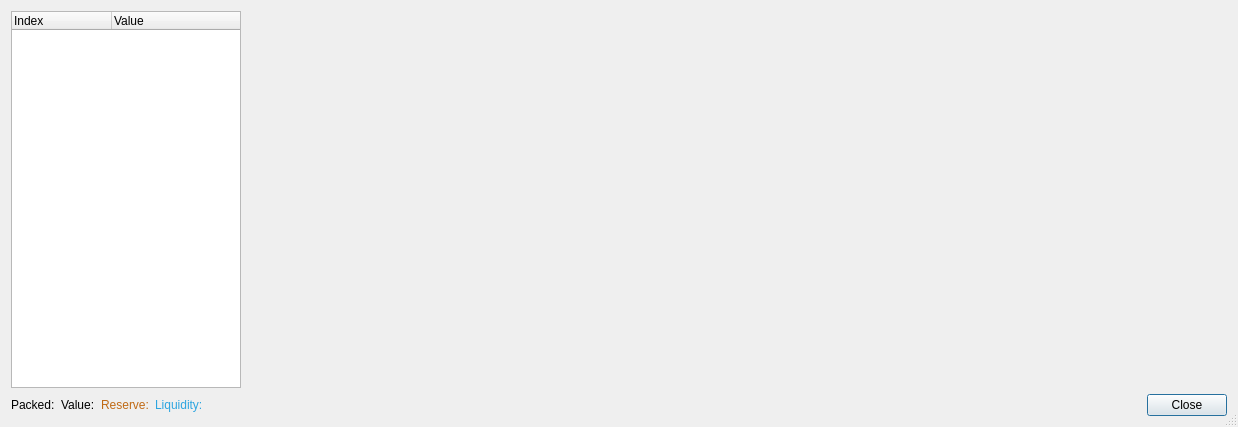
<?xml version="1.0" encoding="UTF-8"?>
<ui version="4.0">
 <class>FractionsDialog</class>
 <widget class="QDialog" name="FractionsDialog">
  <property name="geometry">
   <rect>
    <x>0</x>
    <y>0</y>
    <width>1238</width>
    <height>427</height>
   </rect>
  </property>
  <property name="windowTitle">
   <string>Fractions</string>
  </property>
  <property name="sizeGripEnabled">
   <bool>true</bool>
  </property>
  <property name="modal">
   <bool>false</bool>
  </property>
  <layout class="QGridLayout" name="gridLayout">
   <item row="1" column="1">
    <widget class="QLabel" name="valueLabel">
     <property name="text">
      <string>Value:</string>
     </property>
    </widget>
   </item>
   <item row="1" column="4">
    <widget class="QDialogButtonBox" name="buttons">
     <property name="standardButtons">
      <set>QDialogButtonBox::Close</set>
     </property>
    </widget>
   </item>
   <item row="0" column="0" colspan="5">
    <layout class="QHBoxLayout" name="horizontalLayout">
     <item>
      <widget class="QTreeWidget" name="fractions">
       <property name="sizePolicy">
        <sizepolicy hsizetype="Expanding" vsizetype="Expanding">
         <horstretch>1</horstretch>
         <verstretch>0</verstretch>
        </sizepolicy>
       </property>
       <property name="minimumSize">
        <size>
         <width>230</width>
         <height>0</height>
        </size>
       </property>
       <property name="alternatingRowColors">
        <bool>true</bool>
       </property>
       <property name="rootIsDecorated">
        <bool>false</bool>
       </property>
       <property name="uniformRowHeights">
        <bool>true</bool>
       </property>
       <property name="itemsExpandable">
        <bool>false</bool>
       </property>
       <property name="sortingEnabled">
        <bool>false</bool>
       </property>
       <property name="allColumnsShowFocus">
        <bool>true</bool>
       </property>
       <property name="expandsOnDoubleClick">
        <bool>false</bool>
       </property>
       <column>
        <property name="text">
         <string>Index</string>
        </property>
       </column>
       <column>
        <property name="text">
         <string>Value</string>
        </property>
       </column>
      </widget>
     </item>
     <item>
      <widget class="QWidget" name="chart" native="true">
       <property name="sizePolicy">
        <sizepolicy hsizetype="MinimumExpanding" vsizetype="Preferred">
         <horstretch>10</horstretch>
         <verstretch>0</verstretch>
        </sizepolicy>
       </property>
      </widget>
     </item>
    </layout>
   </item>
   <item row="1" column="0">
    <widget class="QLabel" name="packedLabel">
     <property name="text">
      <string>Packed:</string>
     </property>
    </widget>
   </item>
   <item row="1" column="2">
    <widget class="QLabel" name="reserveLabel">
     <property name="palette">
      <palette>
       <active>
        <colorrole role="WindowText">
         <brush brushstyle="SolidPattern">
          <color alpha="255">
           <red>192</red>
           <green>106</green>
           <blue>21</blue>
          </color>
         </brush>
        </colorrole>
       </active>
       <inactive>
        <colorrole role="WindowText">
         <brush brushstyle="SolidPattern">
          <color alpha="255">
           <red>192</red>
           <green>106</green>
           <blue>21</blue>
          </color>
         </brush>
        </colorrole>
       </inactive>
       <disabled>
        <colorrole role="WindowText">
         <brush brushstyle="SolidPattern">
          <color alpha="255">
           <red>190</red>
           <green>190</green>
           <blue>190</blue>
          </color>
         </brush>
        </colorrole>
       </disabled>
      </palette>
     </property>
     <property name="text">
      <string>Reserve:</string>
     </property>
    </widget>
   </item>
   <item row="1" column="3">
    <widget class="QLabel" name="liquidityLabel">
     <property name="palette">
      <palette>
       <active>
        <colorrole role="WindowText">
         <brush brushstyle="SolidPattern">
          <color alpha="255">
           <red>45</red>
           <green>165</green>
           <blue>224</blue>
          </color>
         </brush>
        </colorrole>
       </active>
       <inactive>
        <colorrole role="WindowText">
         <brush brushstyle="SolidPattern">
          <color alpha="255">
           <red>45</red>
           <green>165</green>
           <blue>224</blue>
          </color>
         </brush>
        </colorrole>
       </inactive>
       <disabled>
        <colorrole role="WindowText">
         <brush brushstyle="SolidPattern">
          <color alpha="255">
           <red>190</red>
           <green>190</green>
           <blue>190</blue>
          </color>
         </brush>
        </colorrole>
       </disabled>
      </palette>
     </property>
     <property name="text">
      <string>Liquidity:</string>
     </property>
    </widget>
   </item>
  </layout>
 </widget>
 <resources/>
 <connections>
  <connection>
   <sender>buttons</sender>
   <signal>rejected()</signal>
   <receiver>FractionsDialog</receiver>
   <slot>reject()</slot>
   <hints>
    <hint type="sourcelabel">
     <x>1106</x>
     <y>409</y>
    </hint>
    <hint type="destinationlabel">
     <x>1236</x>
     <y>401</y>
    </hint>
   </hints>
  </connection>
 </connections>
</ui>
